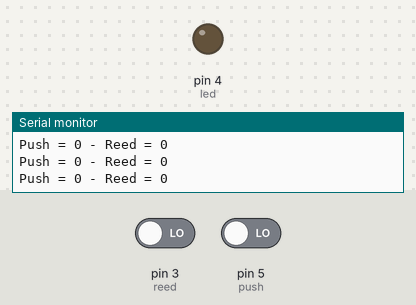
Bench run of a sketch on a simulated Arduino Uno, built with avr-gcc and run on an emulated ATmega328P. Parts: output pins drawn as LEDs (lit = HIGH), the last lines printed to the serial monitor. The test bench sets the inputs (shaded band); at power-on: pin 3 (reed) LOW, pin 5 (push) LOW.

Above: at 1.2 s.
1.3 s: pin 3 (reed) driven HIGH and pin 5 (push) driven HIGH
At 2.1 s:
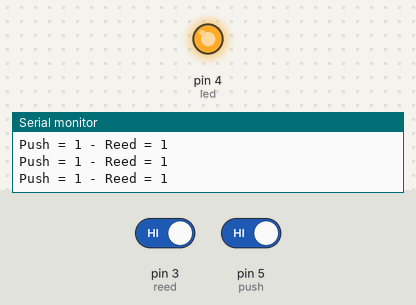
2.8 s: pin 3 (reed) driven LOW
At 3.5 s:
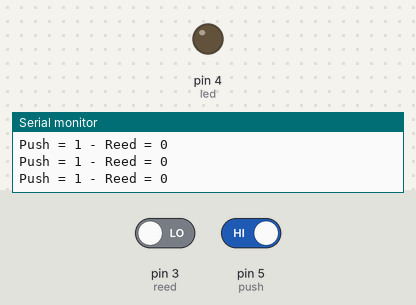
5.8 s: pin 3 (reed) driven HIGH
At 6.7 s:
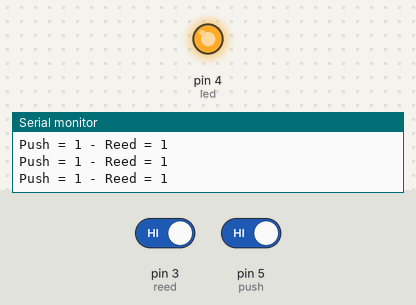
Timing chart, 0 to 8.8 s (numbered marks = the images above; inputs shaded):
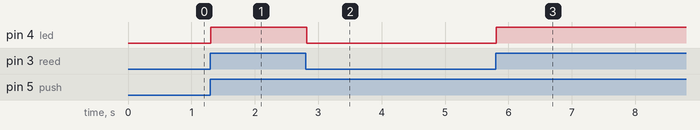

Measured:
- after the input at 1.3 s, pin 4 (led): LOW → HIGH at once
- after the input at 2.8 s, pin 4 (led): HIGH → LOW at once
- after the input at 5.8 s, pin 4 (led): LOW → HIGH at once

The sketch:

ReedLedPush.ino
```cpp
int reed = 3;
int led = 4;
int push = 5;

void setup() {
  pinMode(reed,INPUT);
  pinMode(led,OUTPUT);
  pinMode(push,INPUT);
  Serial.begin(9600);
}

void loop() {
  if (digitalRead(reed) == HIGH){
   if(digitalRead(push) == HIGH)
   {
      digitalWrite(led,HIGH);
    }else{
     digitalWrite(led,LOW);
   }
  }else{
    digitalWrite(led,LOW);
  }
  Serial.print("Push = ");
  Serial.print(digitalRead(push));
  Serial.print(" - ");
  Serial.print("Reed = ");
  Serial.println(digitalRead(reed));
}
```
